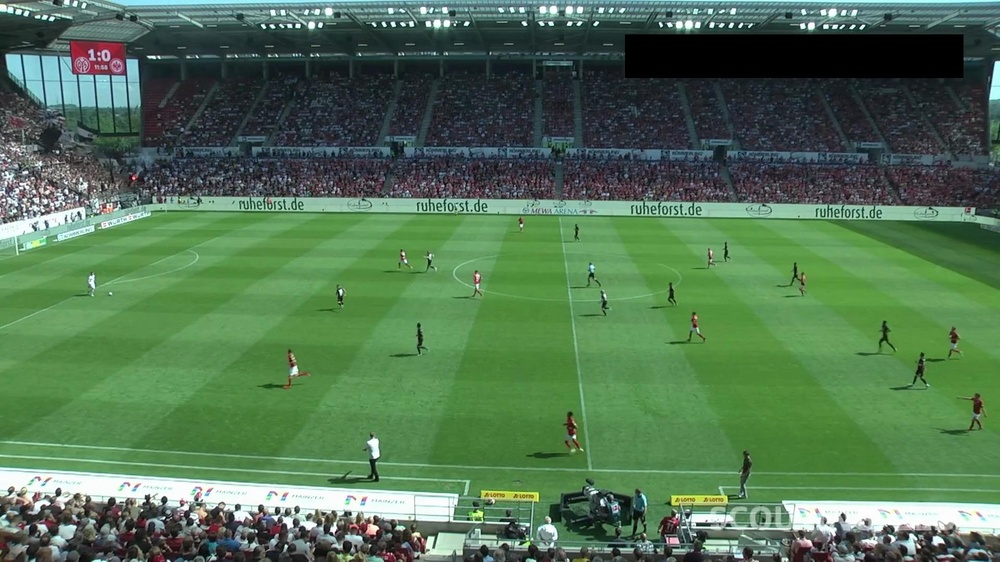
#> input picture images/40cd38_7_6_png.rf.68ef7fcd663cdf0f5b96bacdbcd94e07.jpg, 1000 x 562 px, shrunk from 1920 x 1080 before the run
$ python -i ball_detector.py   (imports and definitions only)
#> lines starting #> are read from the running program, lines starting #| are printed output that depends on the picture; after the words box and inside, x2 and y2 are one past the last pixel; in counts of white or black regions, pixels touching at a corner belong together
#> further down, picture is the input picture: shape (562, 1000, 3); mean B, G, R 83.4, 115.6, 82.1
import cv2
import numpy as np

class BallDetector:
    def __init__(self, color_range=((29, 86, 6), (64, 255, 255))):
        self.color_lower = np.array(color_range[0], dtype="uint8")
        self.color_upper = np.array(color_range[1], dtype="uint8")

    def detect_ball(self, frame):
        # Convert the image to the HSV color space
        hsv_frame = cv2.cvtColor(frame, cv2.COLOR_BGR2HSV)
#> hsv_frame: shape (562, 1000, 3); mean H, S, V 73.6, 91.6, 118.1

        # Create a mask for the ball color
        mask = cv2.inRange(hsv_frame, self.color_lower, self.color_upper)
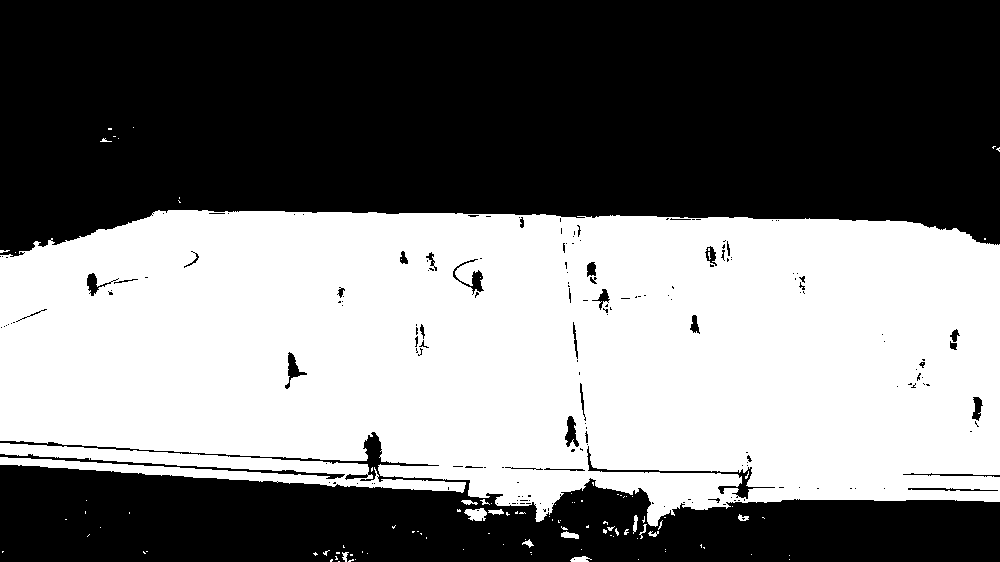
#> mask: shape (562, 1000); 47.2% white; 109 white regions (94 under 20 px)

        # Find contours in the mask
        contours, _ = cv2.findContours(mask, cv2.RETR_EXTERNAL, cv2.CHAIN_APPROX_SIMPLE)
#> contours = 103 contours, 92 with area under 20; largest, box (x1, y1, x2, y2) and area: (0, 210, 1000, 527) 258214, (0, 443, 466, 493) 7524, (464, 508, 487, 521) 176, (561, 531, 579, 539) 72, (570, 556, 592, 562) 64

        # If no contours are found, return None
        if not contours:
            return None

        # Find the largest contour and its bounding box
        largest_contour = max(contours, key=cv2.contourArea)
#> largest_contour = contour of 776 points, box (x1, y1, x2, y2) (0, 210, 1000, 527), area 258214
        x, y, w, h = cv2.boundingRect(largest_contour)
#> x = 0; y = 210; w = 1000; h = 317

        # Return the bounding box of the detected ball
        return (x, y, w, h)

>>> import cv2
>>> picture = cv2.imread('../images/40cd38_7_6_png.rf.68ef7fcd663cdf0f5b96bacdbcd94e07.jpg')
>>> result = BallDetector().detect_ball(picture)
#> result = (0, 210, 1000, 317)

$ run again, on images/42ba34_1_5_png.rf.4337fde8fbe3640cf4351fb41ac9c3ca.jpg
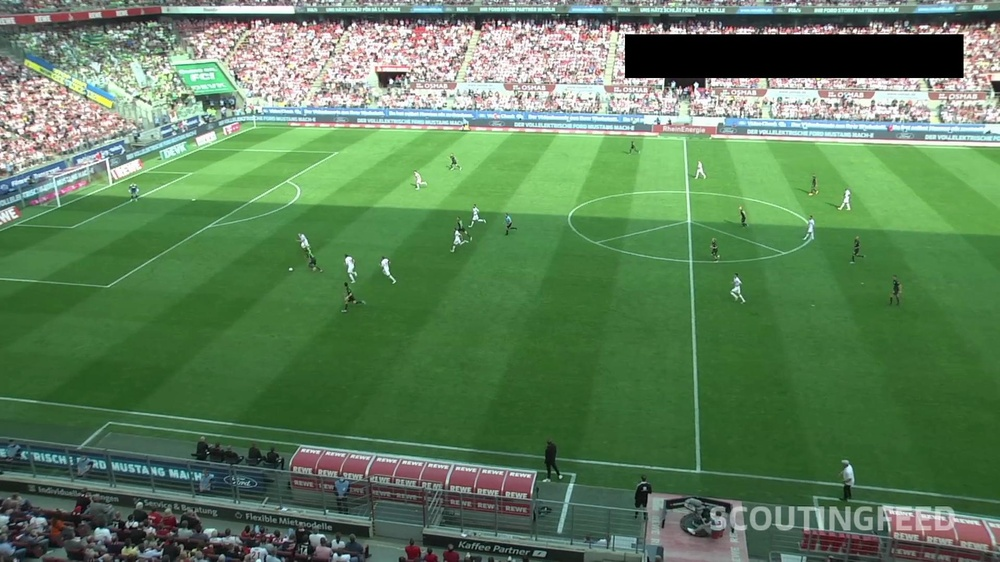
#> input picture images/42ba34_1_5_png.rf.4337fde8fbe3640cf4351fb41ac9c3ca.jpg, 1000 x 562 px, shrunk from 1920 x 1080 before the run
#> picture is the input picture: shape (562, 1000, 3); mean B, G, R 90.6, 127.9, 93.9
#> hsv_frame: shape (562, 1000, 3); mean H, S, V 65.8, 95.4, 131.1
#> in detect_ball, `mask = cv2.inRange(hsv_frame, self.color_lower, self.color_upper)`:
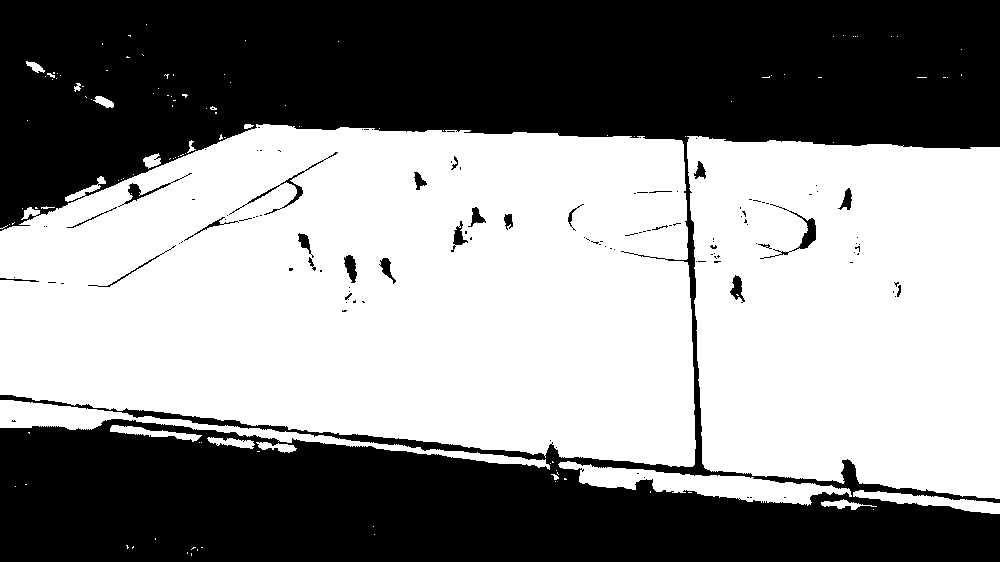
#> mask: shape (562, 1000); 55% white; 122 black regions (96 under 20 px)
#> contours = 117 contours, 102 with area under 20; largest, box (x1, y1, x2, y2) and area: (0, 124, 696, 467) 194574, (687, 136, 1000, 499) 102379, (0, 400, 550, 470) 4797, (558, 461, 852, 506) 4658, (853, 490, 1000, 514) 1210
#> largest_contour = contour of 738 points, box (x1, y1, x2, y2) (0, 124, 696, 467), area 194574
#> x = 0; y = 124; w = 696; h = 343
#> result = (0, 124, 696, 343)

$ run again, on images/42ba34_5_5_png.rf.ceb556bd4c92d41496ae1d8c56600c4a.jpg
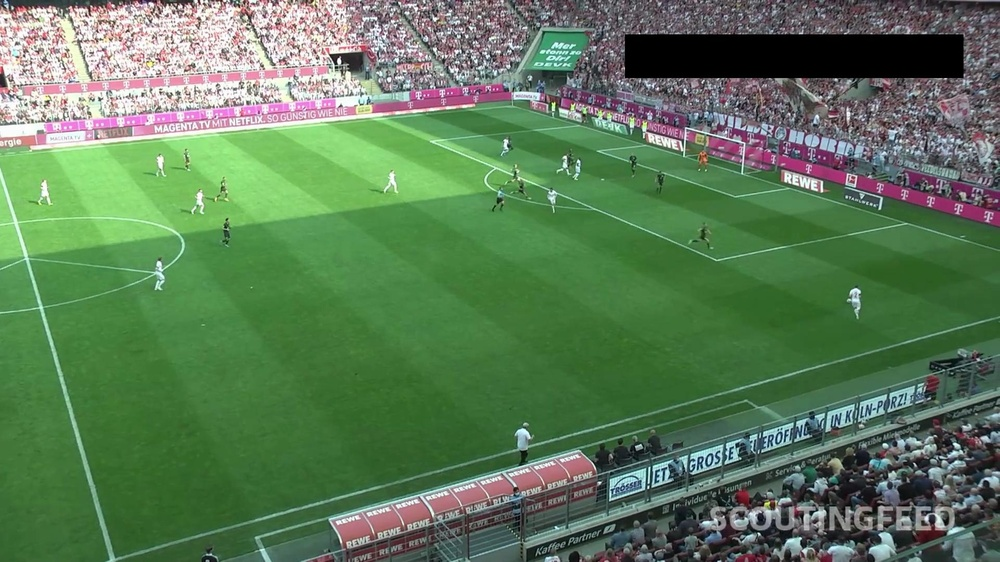
#> input picture images/42ba34_5_5_png.rf.ceb556bd4c92d41496ae1d8c56600c4a.jpg, 1000 x 562 px, shrunk from 1920 x 1080 before the run
#> picture is the input picture: shape (562, 1000, 3); mean B, G, R 88, 123.3, 92.2
#> hsv_frame: shape (562, 1000, 3); mean H, S, V 74.8, 93.8, 128.6
#> in detect_ball, `mask = cv2.inRange(hsv_frame, self.color_lower, self.color_upper)`:
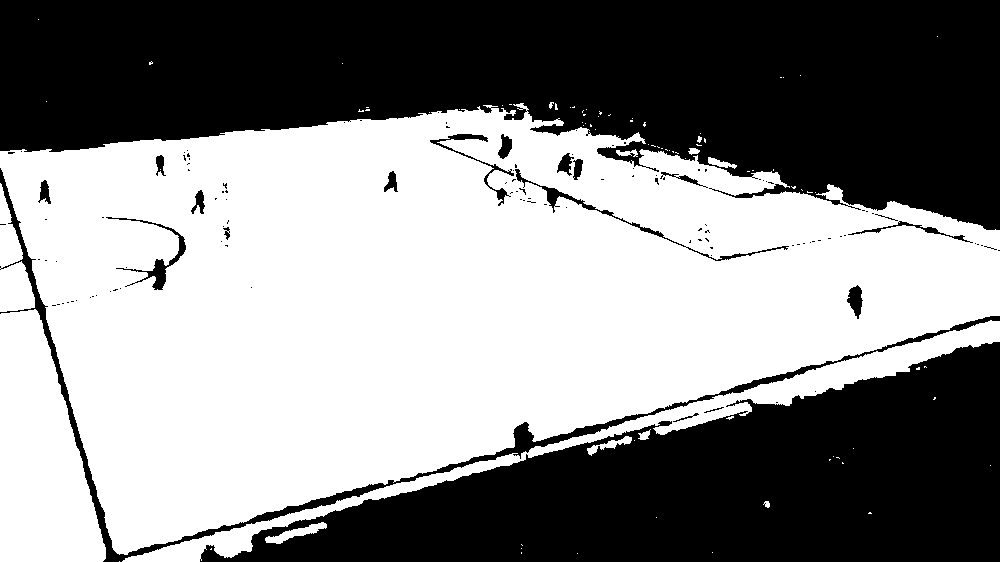
#> mask: shape (562, 1000); 54.2% white; 119 black regions (99 under 20 px)
#> contours = 84 contours, 73 with area under 20; largest, box (x1, y1, x2, y2) and area: (0, 103, 1000, 555) 271488, (0, 309, 106, 562) 18306, (122, 320, 1000, 562) 12898, (0, 183, 35, 312) 2281, (265, 522, 327, 544) 402
#> largest_contour = contour of 1553 points, box (x1, y1, x2, y2) (0, 103, 1000, 555), area 271488
#> x = 0; y = 103; w = 1000; h = 452
#> result = (0, 103, 1000, 452)

$ run again, on images/4b770a_1_4_png.rf.5a45b3b841a06de414ceb802e34c136f.jpg
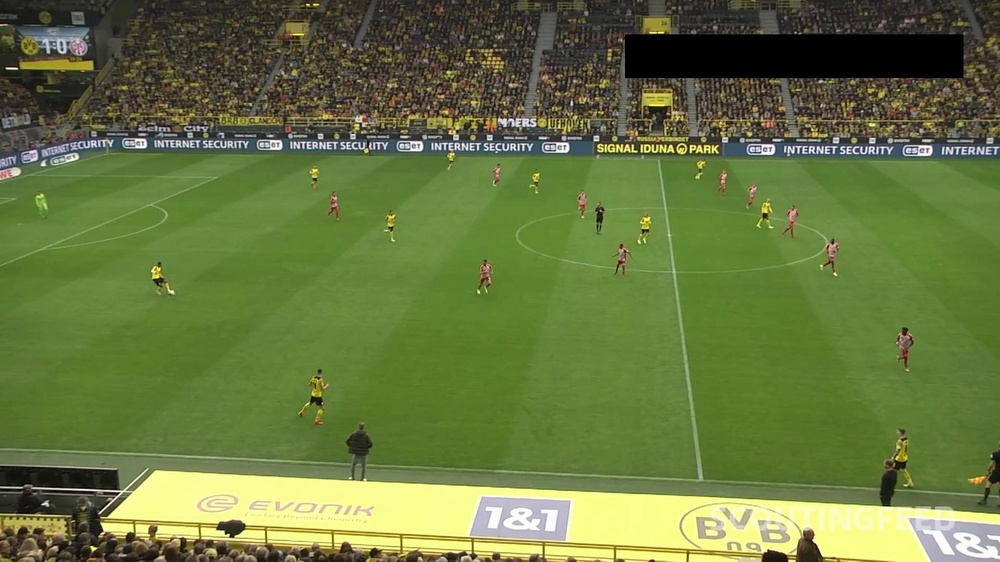
#> input picture images/4b770a_1_4_png.rf.5a45b3b841a06de414ceb802e34c136f.jpg, 1000 x 562 px, shrunk from 1920 x 1080 before the run
#> picture is the input picture: shape (562, 1000, 3); mean B, G, R 64.1, 119.2, 102.8
#> hsv_frame: shape (562, 1000, 3); mean H, S, V 39, 119.2, 121.6
#> in detect_ball, `mask = cv2.inRange(hsv_frame, self.color_lower, self.color_upper)`:
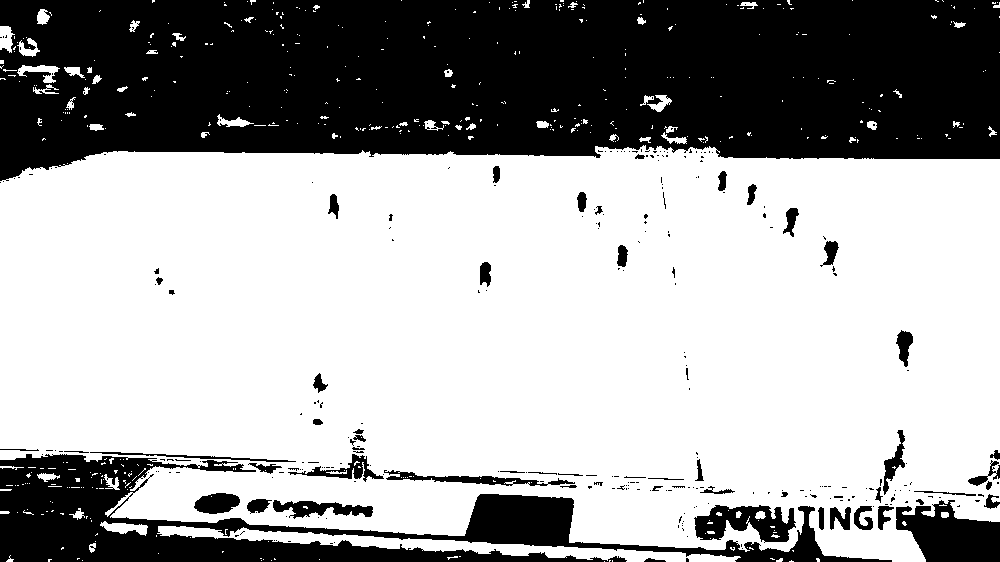
#> mask: shape (562, 1000); 64.6% white; 281 black regions (223 under 20 px)
#> contours = 429 contours, 390 with area under 20; largest, box (x1, y1, x2, y2) and area: (0, 145, 1000, 562) 362220, (157, 526, 741, 562) 4839, (100, 521, 148, 536) 330, (17, 65, 60, 83) 274, (0, 26, 15, 53) 241
#> largest_contour = contour of 1142 points, box (x1, y1, x2, y2) (0, 145, 1000, 562), area 362220
#> x = 0; y = 145; w = 1000; h = 417
#> result = (0, 145, 1000, 417)
